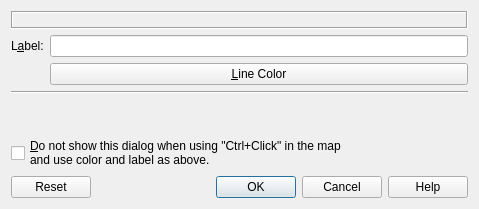
<?xml version="1.0" encoding="UTF-8"?>
<ui version="4.0">
 <class>DistanceMarkerDialog</class>
 <widget class="QDialog" name="DistanceMarkerDialog">
  <property name="geometry">
   <rect>
    <x>0</x>
    <y>0</y>
    <width>479</width>
    <height>209</height>
   </rect>
  </property>
  <property name="windowTitle">
   <string>Little Navmap - Add Measurement Line</string>
  </property>
  <layout class="QGridLayout" name="gridLayout">
   <item row="5" column="0" colspan="2">
    <widget class="Line" name="line_3">
     <property name="orientation">
      <enum>Qt::Horizontal</enum>
     </property>
    </widget>
   </item>
   <item row="2" column="1">
    <widget class="QLineEdit" name="lineEditDistanceMarkerLabel">
     <property name="toolTip">
      <string>Attaches a text to the range ring distance labels.</string>
     </property>
     <property name="maxLength">
      <number>40</number>
     </property>
     <property name="clearButtonEnabled">
      <bool>true</bool>
     </property>
    </widget>
   </item>
   <item row="2" column="0">
    <widget class="QLabel" name="labelDistanceMarkerLabel">
     <property name="text">
      <string>L&amp;abel:</string>
     </property>
     <property name="buddy">
      <cstring>lineEditDistanceMarkerLabel</cstring>
     </property>
    </widget>
   </item>
   <item row="0" column="0" colspan="2">
    <widget class="QLabel" name="labelDistanceMarkerHeader">
     <property name="frameShape">
      <enum>QFrame::Box</enum>
     </property>
     <property name="frameShadow">
      <enum>QFrame::Sunken</enum>
     </property>
     <property name="text">
      <string/>
     </property>
     <property name="wordWrap">
      <bool>true</bool>
     </property>
     <property name="margin">
      <number>5</number>
     </property>
     <property name="textInteractionFlags">
      <set>Qt::LinksAccessibleByMouse|Qt::TextSelectableByMouse</set>
     </property>
    </widget>
   </item>
   <item row="3" column="1">
    <widget class="QPushButton" name="pushButtonDistanceMarkerColor">
     <property name="toolTip">
      <string>Color for the range rings.</string>
     </property>
     <property name="text">
      <string>&amp;Line Color</string>
     </property>
    </widget>
   </item>
   <item row="8" column="0" colspan="2">
    <widget class="QCheckBox" name="checkBoxDistanceMarkerDoNotShow">
     <property name="toolTip">
      <string>Places a range ring with the set radii and color when shift-clicking into the map without showing this dialog.</string>
     </property>
     <property name="text">
      <string>&amp;Do not show this dialog when using &quot;Ctrl+Click&quot; in the map
and use color and label as above.</string>
     </property>
     <property name="checked">
      <bool>false</bool>
     </property>
    </widget>
   </item>
   <item row="6" column="1">
    <spacer name="verticalSpacer">
     <property name="orientation">
      <enum>Qt::Vertical</enum>
     </property>
     <property name="sizeHint" stdset="0">
      <size>
       <width>20</width>
       <height>40</height>
      </size>
     </property>
    </spacer>
   </item>
   <item row="10" column="0" colspan="2">
    <widget class="QDialogButtonBox" name="buttonBoxDistanceMarker">
     <property name="orientation">
      <enum>Qt::Horizontal</enum>
     </property>
     <property name="standardButtons">
      <set>QDialogButtonBox::Cancel|QDialogButtonBox::Help|QDialogButtonBox::Ok|QDialogButtonBox::Reset</set>
     </property>
    </widget>
   </item>
  </layout>
 </widget>
 <tabstops>
  <tabstop>lineEditDistanceMarkerLabel</tabstop>
  <tabstop>pushButtonDistanceMarkerColor</tabstop>
  <tabstop>checkBoxDistanceMarkerDoNotShow</tabstop>
 </tabstops>
 <resources/>
 <connections/>
</ui>
